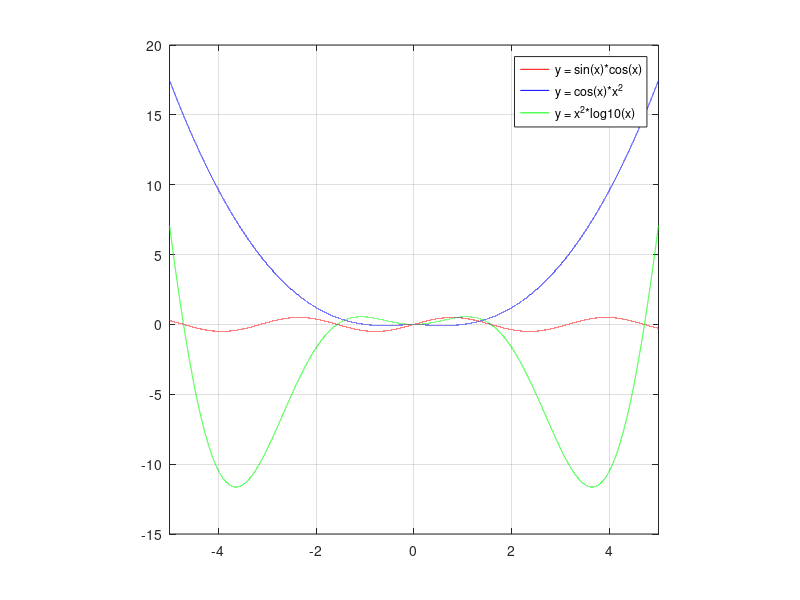
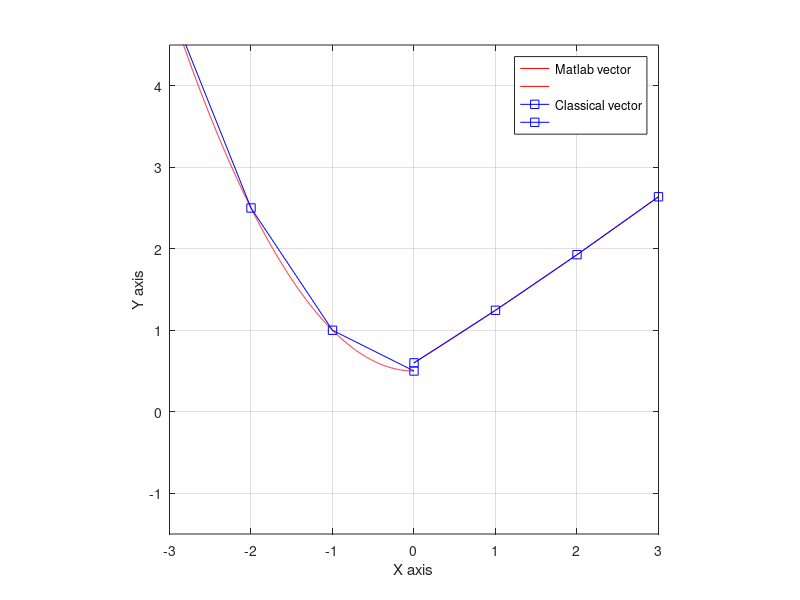

Recreate these plots in MATLAB, in order.
x = -5:0.0001:5;
y1 = sin(x).*cos(x);
y2 = cos(x).*x.^2;
y3 = x.^2.*log10(x);
plot(x, y1, '-r', x, y3, '-b', x, y2, '-g');
legend('y = sin(x)*cos(x)', 'y = cos(x)*x^2', 'y = x^2*log10(x)');
axis square;
grid on;
xlim([-5, 5]);
figure;

x = 0;
x1 = 0;
x2 = -50:0.001:0;
x3 = 0:0.001:50;
y = 0; y1 = 0;
for i = 1:51
x(i)= -51+i;
end
for i = 1:51
x1(i) = -1+i;
end
y = (1+x.^2).^1/2;
y2 = (1+x2.^2).^1/2;
y1 = (1+x1)./((1+exp(-0.2.*x1)).^1/3+1);
y3 = (1+x3)./((1+exp(-0.2.*x3)).^1/3+1);
plot(x2, y2, '-r', x3, y3, '-r', x, y, '-sb', x1, y1, '-bs');
legend('Matlab vector','','Classical vector','');
axis square;
grid on;
xlim([-3, 3]);
ylim([-1.5, 4.5]);
xlabel('X axis');
ylabel('Y axis');
